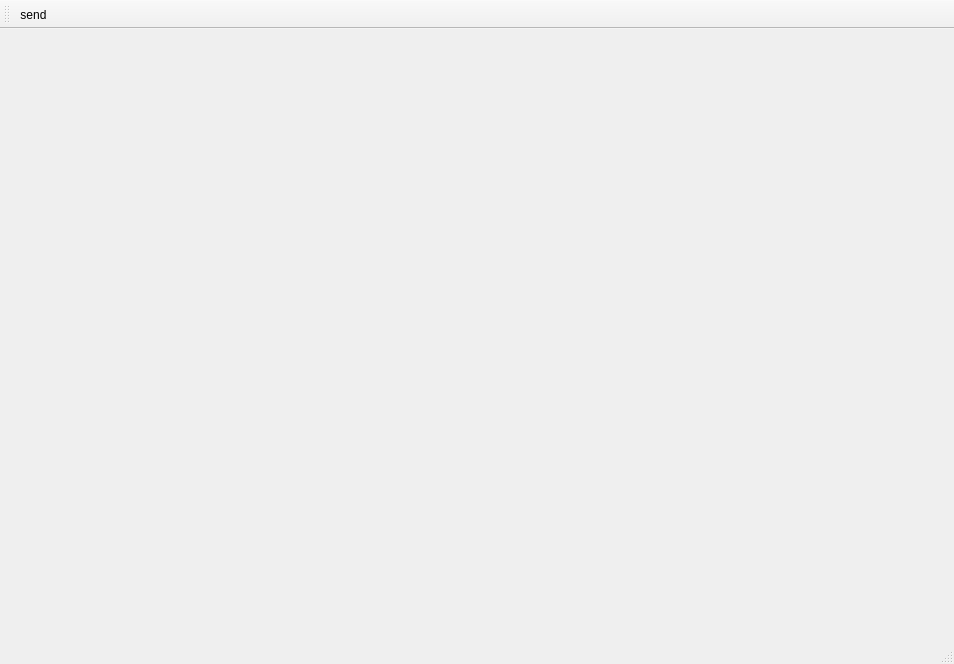
<?xml version="1.0" encoding="UTF-8"?>
<ui version="4.0">
 <class>MainWindow</class>
 <widget class="QMainWindow" name="MainWindow">
  <property name="geometry">
   <rect>
    <x>0</x>
    <y>0</y>
    <width>954</width>
    <height>664</height>
   </rect>
  </property>
  <property name="windowTitle">
   <string>MainWindow</string>
  </property>
  <widget class="QWidget" name="centralwidget">
   <widget class="QPushButton" name="pushButton">
    <property name="geometry">
     <rect>
      <x>210</x>
      <y>37</y>
      <width>641</width>
      <height>571</height>
     </rect>
    </property>
    <property name="styleSheet">
     <string notr="true">#pushButton {
background-color: transparent;
border-image: url(:/newPrefix/mike.jpg);
background: none;
border: none;
background-repeat: none;
}
#pushButton:pressed
{
border-image: url(:/newPrefix/mario.png);
}</string>
    </property>
    <property name="text">
     <string/>
    </property>
   </widget>
  </widget>
  <widget class="QStatusBar" name="statusbar"/>
  <widget class="QToolBar" name="toolBar">
   <property name="windowTitle">
    <string>toolBar</string>
   </property>
   <attribute name="toolBarArea">
    <enum>TopToolBarArea</enum>
   </attribute>
   <attribute name="toolBarBreak">
    <bool>false</bool>
   </attribute>
   <addaction name="actionSend"/>
  </widget>
  <action name="actionSend">
   <property name="icon">
    <iconset>
     <normaloff>:/mike/mike.jpg</normaloff>:/mike/mike.jpg</iconset>
   </property>
   <property name="text">
    <string>send</string>
   </property>
  </action>
 </widget>
 <resources>
  <include location="../../Desktop/icons.qrc"/>
 </resources>
 <connections/>
</ui>
